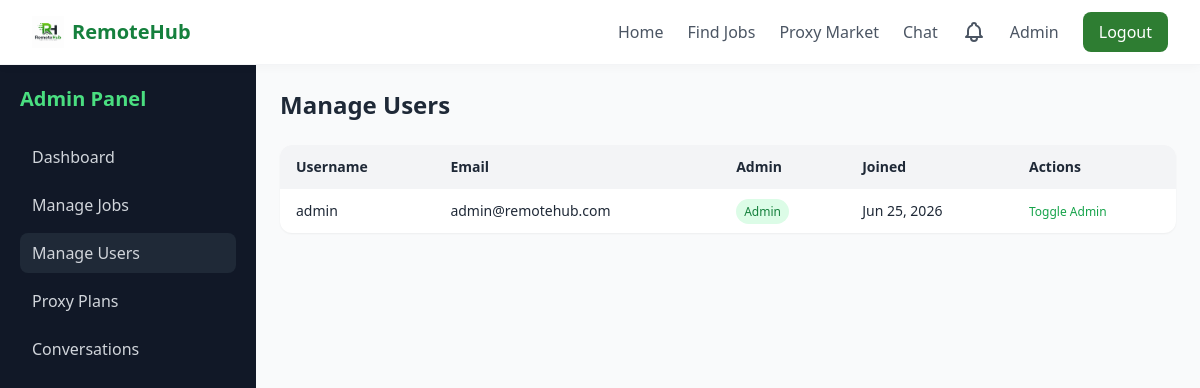
Page /admin/users (signed in) on the committed database.
### models.py (models this page shows, shortened)
class User(UserMixin, db.Model):
    __tablename__ = 'users'
    id = db.Column(db.Integer, primary_key=True)
    username = db.Column(db.String(80), unique=True, nullable=False)
    email = db.Column(db.String(120), unique=True, nullable=False)
    password_hash = db.Column(db.String(256), nullable=False)
    full_name = db.Column(db.String(150))
    location = db.Column(db.String(100))
    bio = db.Column(db.Text)
    skills = db.Column(db.Text)
    avatar = db.Column(db.String(256))
    resume_path = db.Column(db.String(256))
    portfolio_url = db.Column(db.String(256))
    github_url = db.Column(db.String(256))
    linkedin_url = db.Column(db.String(256))
    website = db.Column(db.String(256))
    languages = db.Column(db.String(200))
    created_at = db.Column(db.DateTime, default=lambda: datetime.now(timezone.utc))
    is_admin = db.Column(db.Boolean, default=False)
    applications = db.relationship('JobApplication', backref='user', lazy='dynamic')
    saved_jobs = db.relationship('SavedJob', backref='user', lazy='dynamic')
    proxy_purchases = db.relationship('ProxyPurchase', backref='user', lazy='dynamic')
    notifications = db.relationship('Notification', backref='user', lazy='dynamic')
    messages_sent = db.relationship('Message', foreign_keys='Message.sender_id', backref='sender', lazy='dynamic')
    messages_received = db.relationship('Message', foreign_keys='Message.receiver_id', backref='receiver', lazy='dynamic')
    subscriptions = db.relationship('UserSubscription', backref='user', lazy='dynamic')
    withdrawals = db.relationship('Withdrawal', backref='user', lazy='dynamic')

### routes/admin_routes.py (the view)
@admin_bp.route('/users')
@admin_required
def manage_users():
    users = User.query.order_by(User.created_at.desc()).all()
    return render_template('admin/users.html', users=users)

### app.py (called while the page is built)
@login_manager.user_loader
def load_user(user_id):
    return db.session.get(User, int(user_id))

### routes/admin_routes.py (called while the page is built)
def admin_required(func):
    from functools import wraps
    @wraps(func)
    @login_required
    def wrapper(*args, **kwargs):
        if not current_user.is_admin:
            flash('Access denied. Admin privileges required.', 'danger')
            return redirect(url_for('main.home'))
        return func(*args, **kwargs)
    return wrapper

### templates/admin/users.html (shortened to what this page needs)
{% extends "base.html" %}
{% block content %}
<div class="flex min-h-screen">
    <aside class="w-64 bg-gray-900 text-gray-300 p-5 hidden md:block">
        <h2 class="text-xl font-bold text-green-400 mb-6">Admin Panel</h2>
        <nav class="space-y-2">
            <a href="{{ url_for('admin.dashboard') }}" class="block px-3 py-2 rounded-lg hover:bg-gray-800 transition font-medium">Dashboard</a>
            <a href="{{ url_for('admin.manage_jobs') }}" class="block px-3 py-2 rounded-lg hover:bg-gray-800 transition font-medium">Manage Jobs</a>
            <a href="{{ url_for('admin.manage_users') }}" class="block px-3 py-2 rounded-lg bg-gray-800 font-medium">Manage Users</a>
            <a href="{{ url_for('admin.manage_proxy_plans') }}" class="block px-3 py-2 rounded-lg hover:bg-gray-800 transition font-medium">Proxy Plans</a>
            <a href="{{ url_for('admin.manage_conversations') }}" class="block px-3 py-2 rounded-lg hover:bg-gray-800 transition font-medium">Conversations</a>
        </nav>
    </aside>
    <div class="flex-1 p-6 bg-gray-50">
        <h1 class="text-2xl font-bold text-gray-800 mb-6">Manage Users</h1>
        <div class="bg-white rounded-xl shadow-sm overflow-x-auto">
            <table class="w-full text-sm">
                <thead class="bg-gray-100 text-left">
                    <tr>
                        <th class="px-4 py-3">Username</th>
                        <th class="px-4 py-3">Email</th>
                        <th class="px-4 py-3">Admin</th>
                        <th class="px-4 py-3">Joined</th>
                        <th class="px-4 py-3">Actions</th>
                    </tr>
                </thead>
                <tbody class="divide-y">
                    {% for user in users %}
                    <tr>
                        <td class="px-4 py-3">{{ user.username }}</td>
                        <td class="px-4 py-3">{{ user.email }}</td>
                        <td class="px-4 py-3">
                            <span class="px-2 py-1 rounded-full text-xs {% if user.is_admin %}bg-green-100 text-green-700{% else %}bg-gray-100 text-gray-700{% endif %}">
                                {{ 'Admin' if user.is_admin else 'User' }}
                            </span>
                        </td>
                        <td class="px-4 py-3">{{ user.created_at.strftime('%b %d, %Y') }}</td>
                        <td class="px-4 py-3">
                            <a href="{{ url_for('admin.toggle_admin', user_id=user.id) }}" class="text-green-600 hover:underline text-xs">Toggle Admin</a>
                        </td>
                    </tr>
                    {% endfor %}
                </tbody>
            </table>
        </div>
    </div>
</div>
{% endblock %}

### rows in the picture
User: username "admin", email "admin@remotehub.com", is_admin "Admin", created_at "Jun 25, 2026"
